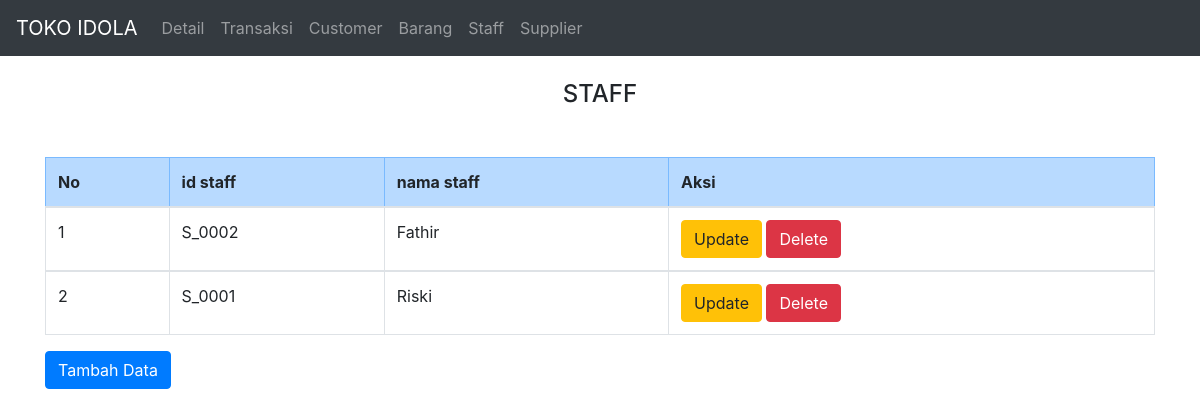
Page /staff.php on the committed database.
### tables this page shows
CREATE TABLE `staff` (
  `id_staff` varchar(10) NOT NULL,
  `nama_staff` varchar(30) NOT NULL
);

### staff.php (the view, shortened to what this page needs)
<!DOCTYPE html>
<html lang="en">
<head>
    <link rel="stylesheet" href="https://cdn.jsdelivr.net/npm/bootstrap@4.6.1/dist/css/bootstrap.min.css">
</head>
<body>
    <nav class="navbar navbar-expand-lg navbar-dark bg-dark">
        <a class="navbar-brand" href="#">TOKO IDOLA</a>
        <div class="collapse navbar-collapse" id="navbarNav">
            <ul class="navbar-nav">
                <li class="nav-item">
                    <a class="nav-link" href="index.php">Detail</a>
                </li>
                <li class="nav-item">
                    <a class="nav-link" href="transaksi.php">Transaksi</a>
                </li>
                <li class="nav-item">
                    <a class="nav-link" href="pembeli.php">Customer</a>
                </li>
                <li class="nav-item">
                    <a class="nav-link" href="barang.php">Barang</a>
                </li>
                <li class="nav-item">
                    <a class="nav-link" href="staff.php">Staff</a>
                </li>
                <li class="nav-item">
                    <a class="nav-link" href="supplier.php">Supplier</a>
                </li>
            </ul>
        </div>
    </nav>
<div class="container">
    <br>
    <h4><center>STAFF</center></h4>
     <tr class="table-danger">
            <br>
        <thead>
        <tr>
       <table class="my-3 table table-bordered">
            <tr class="table-primary">
            <th>No</th>
            <th>id staff</th>
            <th>nama staff</th>
            <th colspan='2'>Aksi</th>
        </tr>
        </thead>
        <?php
        include "koneksi.php";
        $sql="select * from staff order by id_staff desc";
        $hasil=mysqli_query($conn,$sql);
        $no=0;
        while ($data = mysqli_fetch_array($hasil)) {
            $no++;
            ?>
            <tbody>
            <tr>
                <td><?php echo $no;?></td>
                <td><?php echo $data["id_staff"]; ?></td>
                <td><?php echo $data["nama_staff"];   ?></td>
                <td>
                    <a href="updatestaff.php?id_staff=<?php echo htmlspecialchars($data['id_staff']); ?>" class="btn btn-warning" role="button">Update</a>
                    <a href="<?php echo htmlspecialchars($_SERVER["PHP_SELF"]);?>?id_staff=<?php echo $data['id_staff']; ?>" class="btn btn-danger" role="button">Delete</a>
                </td>
            </tr>
            </tbody>
            <?php
        }
        ?>
    <a href="createstaff.php" class="btn btn-primary" role="button">Tambah Data</a>
</div>
</body>
</html>

### rows in the picture
staff: id_staff "S_0002", nama_staff "Fathir"
staff: id_staff "S_0001", nama_staff "Riski"
